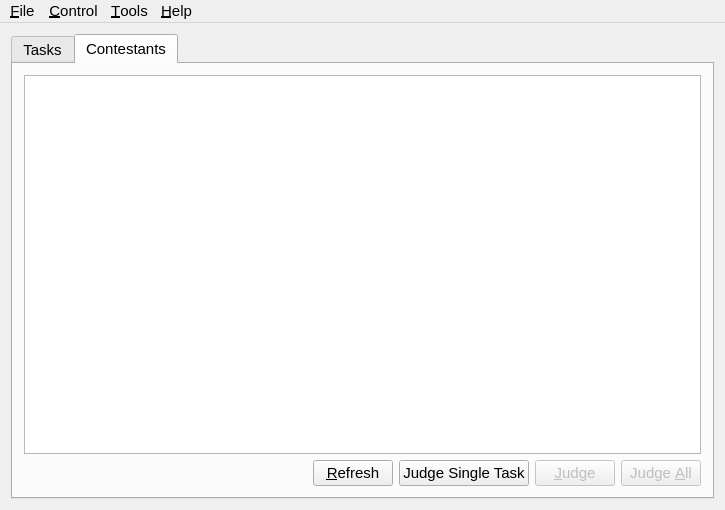
<?xml version="1.0" encoding="UTF-8"?>
<ui version="4.0">
 <class>Lemon</class>
 <widget class="QMainWindow" name="Lemon">
  <property name="geometry">
   <rect>
    <x>0</x>
    <y>0</y>
    <width>725</width>
    <height>510</height>
   </rect>
  </property>
  <property name="minimumSize">
   <size>
    <width>725</width>
    <height>510</height>
   </size>
  </property>
  <property name="windowTitle">
   <string>Lemon</string>
  </property>
  <property name="windowIcon">
   <iconset resource="../resource.qrc">
    <normaloff>:/icon/icon.png</normaloff>:/icon/icon.png</iconset>
  </property>
  <widget class="QWidget" name="centralWidget">
   <layout class="QHBoxLayout" name="horizontalLayout">
    <item>
     <widget class="QTabWidget" name="tabWidget">
      <property name="enabled">
       <bool>true</bool>
      </property>
      <property name="styleSheet">
       <string notr="true">font-size: 11pt;</string>
      </property>
      <property name="currentIndex">
       <number>1</number>
      </property>
      <widget class="QWidget" name="tasksTab">
       <attribute name="title">
        <string>Tasks</string>
       </attribute>
       <layout class="QHBoxLayout" name="horizontalLayout_2">
        <item>
         <widget class="QGroupBox" name="taskBox">
          <property name="sizePolicy">
           <sizepolicy hsizetype="Expanding" vsizetype="Preferred">
            <horstretch>1</horstretch>
            <verstretch>0</verstretch>
           </sizepolicy>
          </property>
          <property name="minimumSize">
           <size>
            <width>176</width>
            <height>387</height>
           </size>
          </property>
          <property name="styleSheet">
           <string notr="true">font-size: 11pt;</string>
          </property>
          <property name="title">
           <string>Summary</string>
          </property>
          <layout class="QVBoxLayout" name="verticalLayout_2">
           <item>
            <widget class="SummaryTree" name="summary">
             <property name="contextMenuPolicy">
              <enum>Qt::DefaultContextMenu</enum>
             </property>
             <property name="styleSheet">
              <string notr="true">font-size: 11pt;</string>
             </property>
             <attribute name="headerVisible">
              <bool>false</bool>
             </attribute>
             <column>
              <property name="text">
               <string notr="true">1</string>
              </property>
             </column>
            </widget>
           </item>
          </layout>
         </widget>
        </item>
        <item>
         <widget class="QGroupBox" name="editBox">
          <property name="sizePolicy">
           <sizepolicy hsizetype="Expanding" vsizetype="Preferred">
            <horstretch>3</horstretch>
            <verstretch>0</verstretch>
           </sizepolicy>
          </property>
          <property name="styleSheet">
           <string notr="true">font-size:11pt;</string>
          </property>
          <property name="title">
           <string>Detail</string>
          </property>
          <layout class="QVBoxLayout" name="verticalLayout_8">
           <item>
            <widget class="QStackedWidget" name="editWidget">
             <property name="contextMenuPolicy">
              <enum>Qt::NoContextMenu</enum>
             </property>
             <property name="currentIndex">
              <number>2</number>
             </property>
             <widget class="QWidget" name="nullPage"/>
             <widget class="TaskEditWidget" name="taskEdit"/>
             <widget class="TestCaseEditWidget" name="testCaseEdit"/>
            </widget>
           </item>
          </layout>
         </widget>
        </item>
       </layout>
      </widget>
      <widget class="QWidget" name="contestantsTab">
       <attribute name="title">
        <string>Contestants</string>
       </attribute>
       <layout class="QVBoxLayout" name="verticalLayout">
        <item>
         <widget class="ResultViewer" name="resultViewer">
          <property name="styleSheet">
           <string notr="true">font-size:10pt;</string>
          </property>
          <property name="editTriggers">
           <set>QAbstractItemView::NoEditTriggers</set>
          </property>
          <property name="tabKeyNavigation">
           <bool>false</bool>
          </property>
          <property name="selectionMode">
           <enum>QAbstractItemView::ExtendedSelection</enum>
          </property>
          <property name="selectionBehavior">
           <enum>QAbstractItemView::SelectRows</enum>
          </property>
          <property name="verticalScrollMode">
           <enum>QAbstractItemView::ScrollPerPixel</enum>
          </property>
          <property name="horizontalScrollMode">
           <enum>QAbstractItemView::ScrollPerPixel</enum>
          </property>
          <property name="showGrid">
           <bool>false</bool>
          </property>
          <property name="sortingEnabled">
           <bool>true</bool>
          </property>
          <property name="cornerButtonEnabled">
           <bool>false</bool>
          </property>
          <attribute name="horizontalHeaderHighlightSections">
           <bool>false</bool>
          </attribute>
          <attribute name="verticalHeaderVisible">
           <bool>false</bool>
          </attribute>
          <attribute name="verticalHeaderDefaultSectionSize">
           <number>25</number>
          </attribute>
          <attribute name="verticalHeaderMinimumSectionSize">
           <number>25</number>
          </attribute>
         </widget>
        </item>
        <item>
         <layout class="QHBoxLayout" name="horizontalLayout_4">
          <item>
           <spacer name="horizontalSpacer">
            <property name="orientation">
             <enum>Qt::Horizontal</enum>
            </property>
            <property name="sizeHint" stdset="0">
             <size>
              <width>468</width>
              <height>20</height>
             </size>
            </property>
           </spacer>
          </item>
          <item>
           <widget class="QPushButton" name="refreshButton">
            <property name="text">
             <string>&amp;Refresh</string>
            </property>
           </widget>
          </item>
          <item>
           <widget class="QPushButton" name="judgeSingleTaskButton">
            <property name="text">
             <string>Judge Single Task</string>
            </property>
           </widget>
          </item>
          <item>
           <widget class="QPushButton" name="judgeButton">
            <property name="enabled">
             <bool>false</bool>
            </property>
            <property name="text">
             <string>&amp;Judge</string>
            </property>
           </widget>
          </item>
          <item>
           <widget class="QPushButton" name="judgeAllButton">
            <property name="enabled">
             <bool>false</bool>
            </property>
            <property name="text">
             <string>Judge &amp;All</string>
            </property>
           </widget>
          </item>
         </layout>
        </item>
       </layout>
      </widget>
     </widget>
    </item>
   </layout>
  </widget>
  <widget class="QMenuBar" name="menuBar">
   <property name="geometry">
    <rect>
     <x>0</x>
     <y>0</y>
     <width>725</width>
     <height>26</height>
    </rect>
   </property>
   <property name="styleSheet">
    <string notr="true">font-size:11pt;</string>
   </property>
   <widget class="QMenu" name="fileMenu">
    <property name="title">
     <string>&amp;File</string>
    </property>
    <addaction name="newAction"/>
    <addaction name="openAction"/>
    <addaction name="saveAction"/>
    <addaction name="closeAction"/>
    <addaction name="openFolderAction"/>
    <addaction name="separator"/>
    <addaction name="exitAction"/>
   </widget>
   <widget class="QMenu" name="controlMenu">
    <property name="title">
     <string>&amp;Control</string>
    </property>
    <addaction name="judgeAction"/>
    <addaction name="judgeAllAction"/>
    <addaction name="judgeSingleTaskAction"/>
    <addaction name="separator"/>
    <addaction name="addTasksAction"/>
    <addaction name="exportAction"/>
   </widget>
   <widget class="QMenu" name="toolsMenu">
    <property name="title">
     <string>&amp;Tools</string>
    </property>
    <widget class="QMenu" name="languageMenu">
     <property name="title">
      <string>UI Language</string>
     </property>
     <addaction name="setEnglishAction"/>
    </widget>
    <addaction name="optionsAction"/>
    <addaction name="languageMenu"/>
   </widget>
   <widget class="QMenu" name="helpMenu">
    <property name="title">
     <string>&amp;Help</string>
    </property>
    <addaction name="aboutAction"/>
   </widget>
   <addaction name="fileMenu"/>
   <addaction name="controlMenu"/>
   <addaction name="toolsMenu"/>
   <addaction name="helpMenu"/>
  </widget>
  <action name="newAction">
   <property name="text">
    <string>&amp;New Contest</string>
   </property>
  </action>
  <action name="openAction">
   <property name="text">
    <string>&amp;Open Existing Contest</string>
   </property>
  </action>
  <action name="exitAction">
   <property name="text">
    <string>E&amp;xit</string>
   </property>
  </action>
  <action name="optionsAction">
   <property name="text">
    <string>&amp;Options</string>
   </property>
  </action>
  <action name="aboutAction">
   <property name="text">
    <string>&amp;About</string>
   </property>
  </action>
  <action name="judgeAction">
   <property name="enabled">
    <bool>false</bool>
   </property>
   <property name="text">
    <string>&amp;Judge Selected</string>
   </property>
  </action>
  <action name="judgeAllAction">
   <property name="enabled">
    <bool>false</bool>
   </property>
   <property name="text">
    <string>Judge &amp;All</string>
   </property>
  </action>
  <action name="closeAction">
   <property name="text">
    <string>&amp;Close Current Contest</string>
   </property>
  </action>
  <action name="setEnglishAction">
   <property name="text">
    <string notr="true">English</string>
   </property>
  </action>
  <action name="addTasksAction">
   <property name="enabled">
    <bool>false</bool>
   </property>
   <property name="text">
    <string>Add &amp;Tasks Automatically</string>
   </property>
  </action>
  <action name="makeSelfTestAction">
   <property name="enabled">
    <bool>false</bool>
   </property>
   <property name="text">
    <string>&amp;Make Self-testing Folder</string>
   </property>
  </action>
  <action name="exportAction">
   <property name="enabled">
    <bool>false</bool>
   </property>
   <property name="text">
    <string>&amp;Export Result</string>
   </property>
  </action>
  <action name="judgeSingleTaskAction">
   <property name="text">
    <string>Judge Single Task</string>
   </property>
  </action>
  <action name="openFolderAction">
   <property name="text">
    <string>Open Current Contest Folder</string>
   </property>
  </action>
  <action name="saveAction">
   <property name="text">
    <string>Save Current Contest</string>
   </property>
  </action>
 </widget>
 <layoutdefault spacing="6" margin="11"/>
 <customwidgets>
  <customwidget>
   <class>SummaryTree</class>
   <extends>QTreeWidget</extends>
   <header>summarytree.h</header>
  </customwidget>
  <customwidget>
   <class>TaskEditWidget</class>
   <extends>QWidget</extends>
   <header>taskeditwidget.h</header>
   <container>1</container>
  </customwidget>
  <customwidget>
   <class>TestCaseEditWidget</class>
   <extends>QWidget</extends>
   <header>testcaseeditwidget.h</header>
   <container>1</container>
  </customwidget>
  <customwidget>
   <class>ResultViewer</class>
   <extends>QTableWidget</extends>
   <header>resultviewer.h</header>
  </customwidget>
 </customwidgets>
 <tabstops>
  <tabstop>tabWidget</tabstop>
  <tabstop>summary</tabstop>
  <tabstop>refreshButton</tabstop>
  <tabstop>judgeButton</tabstop>
  <tabstop>judgeAllButton</tabstop>
  <tabstop>resultViewer</tabstop>
 </tabstops>
 <resources>
  <include location="../resource.qrc"/>
 </resources>
 <connections/>
</ui>
